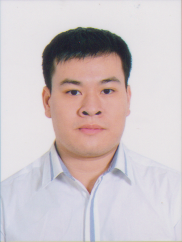
#> input picture sample.png, 182 x 242 px
$ python main.py
#> lines starting #> are read from the running program, lines starting #| are printed output that depends on the picture; after the words box and inside, x2 and y2 are one past the last pixel; in counts of white or black regions, pixels touching at a corner belong together
# -*- coding: utf-8 -*-
"""
Created on Thu Jun 22 11:28:23 2023

@author: Nghia
"""

from PIL import Image
import numpy as np
from multiprocessing import Process, Manager, Lock
import matplotlib.pyplot as plt

from group_kernel import IMAGE_TEXT_2x2, IMAGE_TEXT_3x2, IMAGE_TEXT_4x2

BW_THRESHOLD = 160

def thresholding(image, threshold=BW_THRESHOLD):
    image_bw = np.array(image) > threshold
    return np.uint8(image_bw)

def np_image_to_text(image, group_kernel=IMAGE_TEXT_2x2, gh=2, gw=2):
    image_bw = thresholding(image)
    h, w = image_bw.shape

    image_bw = image_bw[:h//gh*gh, :w//gw*gw]
    hh, ww = image_bw.shape

    image_array = list(image_bw.tolist())
    hhh = hh // gh

    www = ww // gw

    image_array_reform = []
    for j in range(hhh):
        for i in range(www):
            image_array_reform_char = []
            for k in range(gh):
                image_array_reform_char += image_array[j*gh+k][i*gw:i*gw+gw]

            image_array_reform += [image_array_reform_char]

    image_text_reform = [group_kernel[''.join(list(map(str, c)))] for c in image_array_reform]
    image_text = ["".join(image_text_reform[i*www:i*www+www-1]) for i in range(hhh)]
    return "\n".join(image_text)

image = Image.open("sample.png").convert("L")
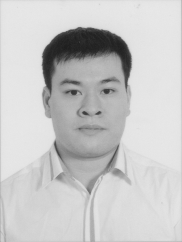
#> image: PIL image 182x242 L; min 30, max 232, mean 200
# image_text = np_image_to_text(image)
# print(image_text)

image_text = np_image_to_text(image, group_kernel=IMAGE_TEXT_4x2, gh=4, gw=2)
#> in thresholding, `image_bw = np.array(image) > threshold`:
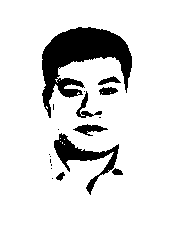
#> image_bw: shape (242, 182) bool; 88.1% white; 18 black regions (10 under 20 px), largest, box (x1, y1, x2, y2) and area: (42, 27, 132, 118) 3490, (54, 133, 119, 195) 1038, (73, 124, 108, 136) 199
#> in np_image_to_text, `image_bw = image_bw[:h//gh*gh, :w//gw*gw]`:
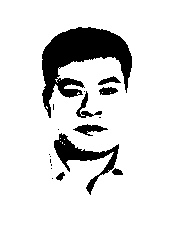
#> image_bw: shape (240, 182); values 0 (black) and 1 (white), 88% white; 18 black regions (10 under 20 px), largest, box (x1, y1, x2, y2) and area: (42, 27, 132, 118) 3490, (54, 133, 119, 195) 1038, (73, 124, 108, 136) 199
#> in np_image_to_text, `image_array = list(image_bw.tolist())`: image_array = 240 items
#> after the loop in np_image_to_text, `for j in range(hhh):`: image_array_reform = 5460 items, first 6: [1, 1, 1, 1, 1, 1, 1, 1], [1, 1, 1, 1, 1, 1, 1, 1], [1, 1, 1, 1, 1, 1, 1, 1], [1, 1, 1, 1, 1, 1, 1, 1], [1, 1, 1, 1, 1, 1, 1, 1], [1, 1, 1, 1, 1, 1, 1, 1]
print(image_text)
